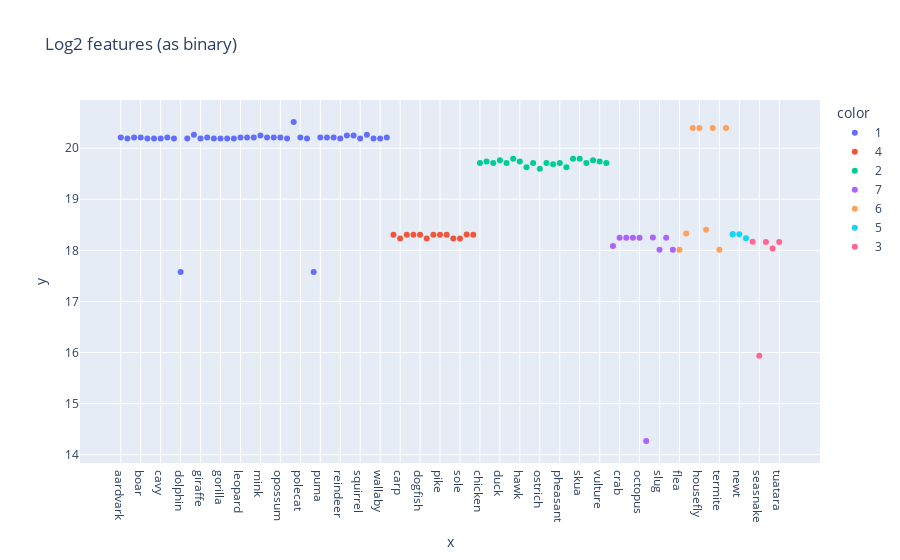

The cell this chart's notebook holds for it:
### Code cell
fig = ex.scatter(x=df["name"], y=[np.log2(int("".join(str(int(d)) for d in f), 2)) for f in df["features"]], color=df["type"], title="Log2 features (as binary)")
fig.show()

### Figure 1 — Plotly figure (JSON) as saved in the notebook; plotly's stock layout.template omitted (floating-point values rounded to 4 significant figures)
{"data": [{"hovertemplate": "color=1<br>x=%{x}<br>y=%{y}<extra></extra>", "legendgroup": "1", "marker": {"color": "#636efa", "symbol": "circle"}, "mode": "markers", "name": "1", "orientation": "v", "showlegend": true, "type": "scatter", "x": ["aardvark", "antelope", "bear", "boar", "buffalo", "calf", "cavy", "cheetah", "deer", "dolphin", "elephant", "fruitbat", "giraffe", "girl", "goat", "gorilla", "hamster", "hare", "leopard", "lion", "lynx", "mink", "mole", "mongoose", "opossum", "oryx", "platypus", "polecat", "pony", "porpoise", "puma", "pussycat", "raccoon", "reindeer", "seal", "sealion", "squirrel", "vampire", "vole", "wallaby", "wolf"], "xaxis": "x", "y": [20.21, 20.19, 20.21, 20.21, 20.19, 20.19, 20.19, 20.21, 20.19, 17.58, 20.19, 20.26, 20.19, 20.21, 20.19, 20.19, 20.19, 20.19, 20.21, 20.21, 20.21, 20.25, 20.21, 20.21, 20.21, 20.19, 20.51, 20.21, 20.19, 17.58, 20.21, 20.21, 20.21, 20.19, 20.25, 20.25, 20.19, 20.26, 20.19, 20.19, 20.21], "yaxis": "y"}, {"hovertemplate": "color=4<br>x=%{x}<br>y=%{y}<extra></extra>", "legendgroup": "4", "marker": {"color": "#EF553B", "symbol": "circle"}, "mode": "markers", "name": "4", "orientation": "v", "showlegend": true, "type": "scatter", "x": ["bass", "carp", "catfish", "chub", "dogfish", "haddock", "herring", "pike", "piranha", "seahorse", "sole", "stingray", "tuna"], "xaxis": "x", "y": [18.31, 18.23, 18.31, 18.31, 18.31, 18.23, 18.31, 18.31, 18.31, 18.23, 18.23, 18.31, 18.31], "yaxis": "y"}, {"hovertemplate": "color=2<br>x=%{x}<br>y=%{y}<extra></extra>", "legendgroup": "2", "marker": {"color": "#00cc96", "symbol": "circle"}, "mode": "markers", "name": "2", "orientation": "v", "showlegend": true, "type": "scatter", "x": ["chicken", "crow", "dove", "duck", "flamingo", "gull", "hawk", "kiwi", "lark", "ostrich", "parakeet", "penguin", "pheasant", "rhea", "skimmer", "skua", "sparrow", "swan", "vulture", "wren"], "xaxis": "x", "y": [19.71, 19.74, 19.71, 19.77, 19.71, 19.79, 19.74, 19.63, 19.71, 19.6, 19.71, 19.68, 19.71, 19.63, 19.79, 19.79, 19.71, 19.77, 19.74, 19.71], "yaxis": "y"}, {"hovertemplate": "color=7<br>x=%{x}<br>y=%{y}<extra></extra>", "legendgroup": "7", "marker": {"color": "#ab63fa", "symbol": "circle"}, "mode": "markers", "name": "7", "orientation": "v", "showlegend": true, "type": "scatter", "x": ["clam", "crab", "crayfish", "lobster", "octopus", "scorpion", "seawasp", "slug", "starfish", "worm"], "xaxis": "x", "y": [18.09, 18.25, 18.25, 18.25, 18.25, 14.27, 18.25, 18.01, 18.25, 18.01], "yaxis": "y"}, {"hovertemplate": "color=6<br>x=%{x}<br>y=%{y}<extra></extra>", "legendgroup": "6", "marker": {"color": "#FFA15A", "symbol": "circle"}, "mode": "markers", "name": "6", "orientation": "v", "showlegend": true, "type": "scatter", "x": ["flea", "gnat", "honeybee", "housefly", "ladybird", "moth", "termite", "wasp"], "xaxis": "x", "y": [18.01, 18.33, 20.4, 20.39, 18.4, 20.39, 18.01, 20.4], "yaxis": "y"}, {"hovertemplate": "color=5<br>x=%{x}<br>y=%{y}<extra></extra>", "legendgroup": "5", "marker": {"color": "#19d3f3", "symbol": "circle"}, "mode": "markers", "name": "5", "orientation": "v", "showlegend": true, "type": "scatter", "x": ["frog", "frog", "newt", "toad"], "xaxis": "x", "y": [18.31, 18.32, 18.31, 18.24], "yaxis": "y"}, {"hovertemplate": "color=3<br>x=%{x}<br>y=%{y}<extra></extra>", "legendgroup": "3", "marker": {"color": "#FF6692", "symbol": "circle"}, "mode": "markers", "name": "3", "orientation": "v", "showlegend": true, "type": "scatter", "x": ["pitviper", "seasnake", "slowworm", "tortoise", "tuatara"], "xaxis": "x", "y": [18.17, 15.94, 18.16, 18.04, 18.16], "yaxis": "y"}], "layout": {"legend": {"title": {"text": "color"}, "tracegroupgap": 0}, "title": {"text": "Log2 features (as binary)"}, "xaxis": {"anchor": "y", "domain": [0, 1], "title": {"text": "x"}}, "yaxis": {"anchor": "x", "domain": [0, 1], "title": {"text": "y"}}}}
